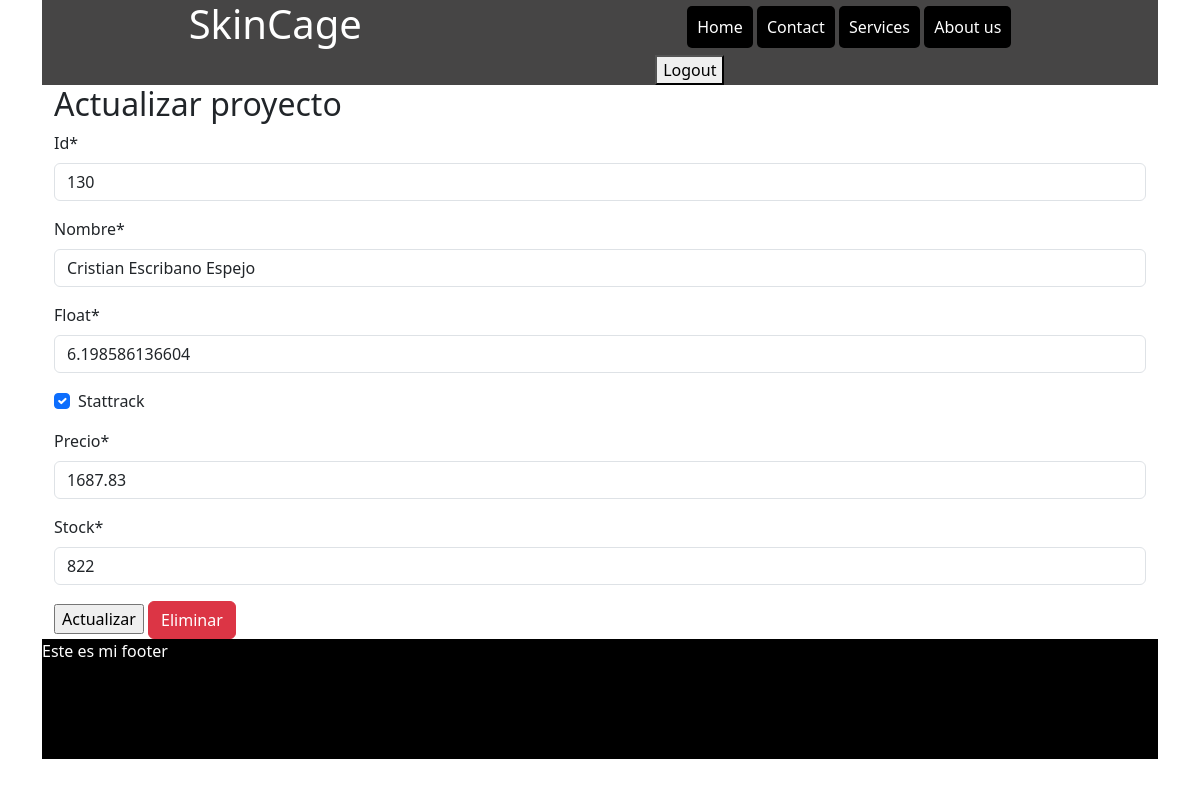
/update/130/, run on the app's committed database.
### skins/models.py (models this page shows)
class Skin(models.Model):
    id_skin = models.IntegerField(verbose_name='id', blank=False, null=False, primary_key=True)
    nombre = models.CharField(verbose_name='nombre', blank=False, null=False, max_length=50)
    desgaste = models.DecimalField(verbose_name='float', blank=False, null=False, max_digits=13, decimal_places=12)
    stattrack = models.BooleanField(verbose_name='stattrack', blank=False, null=False)
    precio = models.DecimalField(verbose_name='precio', blank=False, null=False, max_digits=8, decimal_places=2)
    stock = models.IntegerField(verbose_name='stock')

### skins/views.py (the view)
# urls.py: path('update/<int:pk>/', view=SkinUpdate.as_view(), name="update"),
class SkinUpdate(SkinMixin,UpdateView):
    model = Skin
    fields = ['id_skin','nombre', 'desgaste', 'stattrack', 'precio', 'stock']
    success_message = "Skin actualizada correctamente"
    success_url = reverse_lazy('home')

### templates/skins/skin_form.html (shortened to what this page needs)
{% extends 'portfolio/base.html' %}
{% load crispy_forms_tags %}
{% block content %}
<div class="container">
    <h2>{{object|yesno:'Actualizar proyecto,Creación de un nuevo proyecto'}}</h2>
    <form method="post" enctype="multipart/form-data">{% csrf_token %}
        {% crispy form %}
        <input type="submit" value="{{object|yesno:'Actualizar,Crear'}}">
    </form>
    {% if object %}
    <a class="btn btn-danger" href="{% url 'delete' object.id_skin %}"> Eliminar </a>
    {% endif %}
</div>
{% endblock %}

### static/css/inicio.css (style rules this page uses)
* { margin: 0 auto; padding: 0 auto; }

### data on the page
Skin: id_skin "130", nombre "Cristian Escribano Espejo", desgaste "6.198586136604", stattrack "☑", precio "1687.83", stock "822"

### other printed values
{{ object|yesno:'Actualizar proyecto,Creación de un nuevo proyecto' }} "Actualizar proyecto"
